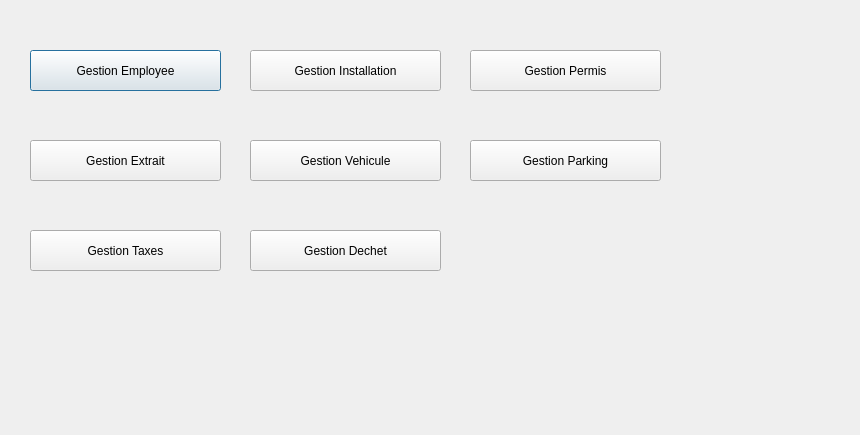
<?xml version="1.0" encoding="UTF-8"?>
<ui version="4.0">
 <class>Menu</class>
 <widget class="QDialog" name="Menu">
  <property name="geometry">
   <rect>
    <x>0</x>
    <y>0</y>
    <width>860</width>
    <height>435</height>
   </rect>
  </property>
  <property name="acceptDrops">
   <bool>true</bool>
  </property>
  <property name="windowTitle">
   <string>Menu</string>
  </property>
  <widget class="QLabel" name="label">
   <property name="geometry">
    <rect>
     <x>-10</x>
     <y>-20</y>
     <width>971</width>
     <height>511</height>
    </rect>
   </property>
   <property name="text">
    <string/>
   </property>
  </widget>
  <widget class="QPushButton" name="pushButton">
   <property name="enabled">
    <bool>true</bool>
   </property>
   <property name="geometry">
    <rect>
     <x>30</x>
     <y>50</y>
     <width>191</width>
     <height>41</height>
    </rect>
   </property>
   <property name="text">
    <string>Gestion Employee</string>
   </property>
  </widget>
  <widget class="QPushButton" name="pushButton_2">
   <property name="geometry">
    <rect>
     <x>250</x>
     <y>50</y>
     <width>191</width>
     <height>41</height>
    </rect>
   </property>
   <property name="text">
    <string>Gestion Installation</string>
   </property>
  </widget>
  <widget class="QPushButton" name="pushButton_3">
   <property name="geometry">
    <rect>
     <x>30</x>
     <y>140</y>
     <width>191</width>
     <height>41</height>
    </rect>
   </property>
   <property name="text">
    <string>Gestion Extrait</string>
   </property>
  </widget>
  <widget class="QPushButton" name="pushButton_4">
   <property name="geometry">
    <rect>
     <x>470</x>
     <y>50</y>
     <width>191</width>
     <height>41</height>
    </rect>
   </property>
   <property name="text">
    <string>Gestion Permis</string>
   </property>
  </widget>
  <widget class="QPushButton" name="pushButton_5">
   <property name="geometry">
    <rect>
     <x>250</x>
     <y>140</y>
     <width>191</width>
     <height>41</height>
    </rect>
   </property>
   <property name="text">
    <string>Gestion Vehicule</string>
   </property>
  </widget>
  <widget class="QPushButton" name="pushButton_6">
   <property name="geometry">
    <rect>
     <x>470</x>
     <y>140</y>
     <width>191</width>
     <height>41</height>
    </rect>
   </property>
   <property name="text">
    <string>Gestion Parking</string>
   </property>
  </widget>
  <widget class="QPushButton" name="pushButton_7">
   <property name="geometry">
    <rect>
     <x>30</x>
     <y>230</y>
     <width>191</width>
     <height>41</height>
    </rect>
   </property>
   <property name="text">
    <string>Gestion Taxes</string>
   </property>
  </widget>
  <widget class="QPushButton" name="pushButton_8">
   <property name="geometry">
    <rect>
     <x>250</x>
     <y>230</y>
     <width>191</width>
     <height>41</height>
    </rect>
   </property>
   <property name="text">
    <string>Gestion Dechet</string>
   </property>
  </widget>
  <widget class="QLabel" name="label_2">
   <property name="geometry">
    <rect>
     <x>670</x>
     <y>320</y>
     <width>281</width>
     <height>111</height>
    </rect>
   </property>
   <property name="font">
    <font>
     <family>Tahoma</family>
     <pointsize>16</pointsize>
     <weight>50</weight>
     <bold>false</bold>
    </font>
   </property>
   <property name="text">
    <string>&lt;html&gt;&lt;head/&gt;&lt;body&gt;&lt;p&gt;&lt;br/&gt;&lt;/p&gt;&lt;/body&gt;&lt;/html&gt;</string>
   </property>
  </widget>
 </widget>
 <resources/>
 <connections/>
</ui>
